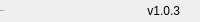
              <widget class="QFrame" name="bottomBar">
               <property name="minimumSize">
                <size>
                 <width>0</width>
                 <height>22</height>
                </size>
               </property>
               <property name="maximumSize">
                <size>
                 <width>16777215</width>
                 <height>22</height>
                </size>
               </property>
               <property name="frameShape">
                <enum>QFrame::NoFrame</enum>
               </property>
               <property name="frameShadow">
                <enum>QFrame::Raised</enum>
               </property>
               <layout class="QHBoxLayout" name="horizontalLayout_5">
                <property name="spacing">
                 <number>0</number>
                </property>
                <property name="leftMargin">
                 <number>0</number>
                </property>
                <property name="topMargin">
                 <number>0</number>
                </property>
                <property name="rightMargin">
                 <number>0</number>
                </property>
                <property name="bottomMargin">
                 <number>0</number>
                </property>
                <item>
                 <widget class="QLabel" name="creditsLabel">
                  <property name="maximumSize">
                   <size>
                    <width>16777215</width>
                    <height>16</height>
                   </size>
                  </property>
                  <property name="font">
                   <font>
                    <family>Segoe UI</family>
                    <pointsize>-1</pointsize>
                    <weight>50</weight>
                    <italic>false</italic>
                    <bold>false</bold>
                   </font>
                  </property>
                  <property name="text">
                   <string>By: DASS</string>
                  </property>
                  <property name="alignment">
                   <set>Qt::AlignLeading|Qt::AlignLeft|Qt::AlignVCenter</set>
                  </property>
                 </widget>
                </item>
                <item>
                 <widget class="QLabel" name="version">
                  <property name="text">
                   <string>v1.0.3</string>
                  </property>
                  <property name="alignment">
                   <set>Qt::AlignRight|Qt::AlignTrailing|Qt::AlignVCenter</set>
                  </property>
                 </widget>
                </item>
                <item>
                 <widget class="QFrame" name="frame_size_grip">
                  <property name="minimumSize">
                   <size>
                    <width>20</width>
                    <height>0</height>
                   </size>
                  </property>
                  <property name="maximumSize">
                   <size>
                    <width>20</width>
                    <height>16777215</height>
                   </size>
                  </property>
                  <property name="frameShape">
                   <enum>QFrame::NoFrame</enum>
                  </property>
                  <property name="frameShadow">
                   <enum>QFrame::Raised</enum>
                  </property>
                 </widget>
                </item>
               </layout>
              </widget>
